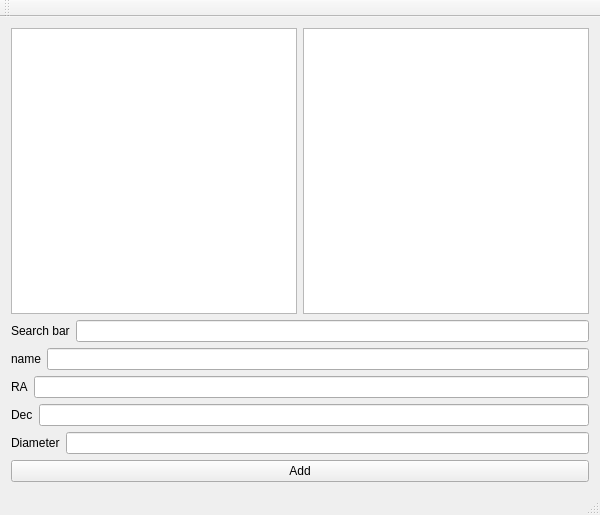
<?xml version="1.0" encoding="UTF-8"?>
<ui version="4.0">
 <class>AstronomerWindowClass</class>
 <widget class="QMainWindow" name="AstronomerWindowClass">
  <property name="geometry">
   <rect>
    <x>0</x>
    <y>0</y>
    <width>600</width>
    <height>515</height>
   </rect>
  </property>
  <property name="windowTitle">
   <string>AstronomerWindow</string>
  </property>
  <widget class="QWidget" name="centralWidget">
   <layout class="QVBoxLayout" name="verticalLayout_2">
    <item>
     <layout class="QHBoxLayout" name="horizontalLayout">
      <item>
       <widget class="QTableView" name="starTableView"/>
      </item>
      <item>
       <widget class="QListWidget" name="starListWidget"/>
      </item>
     </layout>
    </item>
    <item>
     <layout class="QVBoxLayout" name="verticalLayout">
      <item>
       <layout class="QFormLayout" name="formLayout">
        <item row="0" column="0">
         <widget class="QLabel" name="label_5">
          <property name="text">
           <string>Search bar</string>
          </property>
         </widget>
        </item>
        <item row="0" column="1">
         <widget class="QLineEdit" name="lineEdit"/>
        </item>
       </layout>
      </item>
      <item>
       <layout class="QFormLayout" name="formLayout_2">
        <item row="0" column="0">
         <widget class="QLabel" name="label">
          <property name="text">
           <string>name</string>
          </property>
         </widget>
        </item>
        <item row="0" column="1">
         <widget class="QLineEdit" name="nameLineEdit"/>
        </item>
       </layout>
      </item>
      <item>
       <layout class="QFormLayout" name="formLayout_3">
        <item row="0" column="0">
         <widget class="QLabel" name="label_2">
          <property name="text">
           <string>RA</string>
          </property>
         </widget>
        </item>
        <item row="0" column="1">
         <widget class="QLineEdit" name="raLineEdit"/>
        </item>
       </layout>
      </item>
      <item>
       <layout class="QFormLayout" name="formLayout_4">
        <item row="0" column="0">
         <widget class="QLabel" name="label_3">
          <property name="text">
           <string>Dec</string>
          </property>
         </widget>
        </item>
        <item row="0" column="1">
         <widget class="QLineEdit" name="decLineEdit"/>
        </item>
       </layout>
      </item>
      <item>
       <layout class="QFormLayout" name="formLayout_5">
        <item row="0" column="0">
         <widget class="QLabel" name="label_4">
          <property name="text">
           <string>Diameter</string>
          </property>
         </widget>
        </item>
        <item row="0" column="1">
         <widget class="QLineEdit" name="diameterLineEdit"/>
        </item>
       </layout>
      </item>
      <item>
       <widget class="QPushButton" name="addButton">
        <property name="text">
         <string>Add</string>
        </property>
       </widget>
      </item>
     </layout>
    </item>
   </layout>
  </widget>
  <widget class="QMenuBar" name="menuBar">
   <property name="geometry">
    <rect>
     <x>0</x>
     <y>0</y>
     <width>600</width>
     <height>22</height>
    </rect>
   </property>
  </widget>
  <widget class="QToolBar" name="mainToolBar">
   <attribute name="toolBarArea">
    <enum>TopToolBarArea</enum>
   </attribute>
   <attribute name="toolBarBreak">
    <bool>false</bool>
   </attribute>
  </widget>
  <widget class="QStatusBar" name="statusBar"/>
 </widget>
 <layoutdefault spacing="6" margin="11"/>
 <resources>
  <include location="AstronomerWindow.qrc"/>
 </resources>
 <connections/>
</ui>
